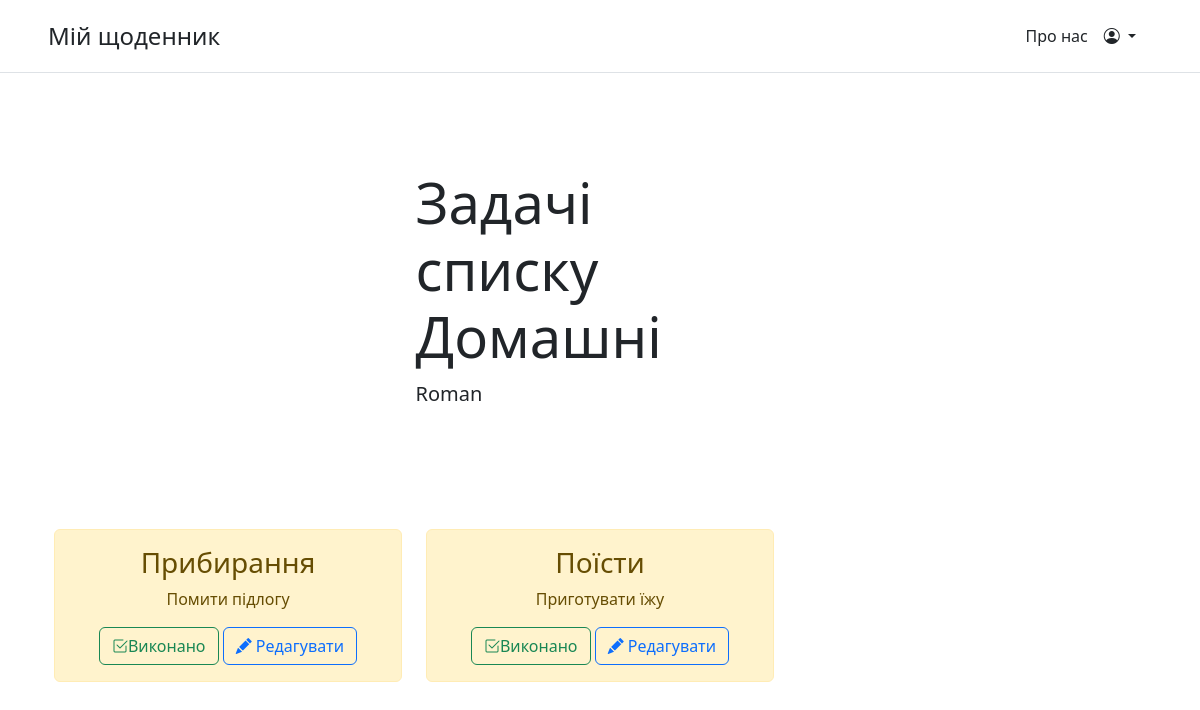
The app's page /task_in_list?tasklist_id=8 (signed in) with its own data.
### main/models.py (models this page shows, shortened)
class Task(models.Model):
    tasklist = models.ForeignKey(TaskList, on_delete=models.CASCADE, default=1)
    title = models.CharField('Назва', max_length=100)
    task = models.TextField('Завдання')
    class Meta:
        verbose_name = 'Завдання'
        verbose_name_plural = 'Всі завдання'

### main/views.py (the view, shortened to what this page needs)
# urls.py: path('task_in_list', views.view_tasks, name='task_in_list'),
def view_tasks(request):
    if request.GET['tasklist_id'] == 'all':
        tasks = Task.objects.filter(tasklist__user=request.user.id)
        current_tasklist = 'Всі задачі'
    else:
        tasks = Task.objects.filter(tasklist__user=request.user.id, tasklist__id = int(request.GET['tasklist_id']))
        current_tasklist = TaskList.objects.get(id = int(request.GET['tasklist_id'])).name
    context = {
        'title': f'Задачі списку {current_tasklist}',
        'tasks': tasks,
        'user': request.user,
        'mode': 'task'
    }
    return render(request,'main/index.html', context)

### main/templates/main/index.html (shortened to what this page needs)
{% extends 'main/base.html' %}
{% block content %}
    <div class="col-md-5 p-lg-5 mx-auto my-5">
      <h1 class="display-4 fw-normal">{{title}}</h1>
      <p class="lead fw-normal">{{ user.username }}</p>
    </div>
    {% if tasks %}
        {% if mode == 'task' %}
            {% if False %}
            <div class="container">
                {% for elem in tasks %}
                    <div class="alert alert-warning mt-2">
                        <h3>{{elem.title}}</h3>
                        <p>{{elem.task}}</p>
                        <form method="post">
                            {% csrf_token %}
                            <button class="btn btn-outline-success" id="success" value="{{elem.id}}" name="success"><i class="bi bi-check2-square"></i>Виконано</button>
                            <button class="btn btn-outline-primary" id="edit" value="{{elem.id}}" name="edit"><i class="bi bi-pencil-fill"></i> Редагувати</button>
                        </form>
                    </div>
                {% endfor %}
            {% elif True %}
                <div class="container text-center">
                  <div class="row row-cols-3">
                        {% for elem in tasks %}
                      <div class="col">
                        <div class="alert alert-warning mt-2">
                            <h3>{{elem.title}}</h3>
                            <p>{{elem.task}}</p>
                        <form method="post">
                            <button class="btn btn-outline-success" id="success1" value="{{elem.id}}" name="success"><i class="bi bi-check2-square"></i>Виконано</button>
                            <button class="btn btn-outline-primary" id="edit1" value="{{elem.id}}" name="edit"><i class="bi bi-pencil-fill"></i> Редагувати</button>
                        </form>
                    </div>
                      </div>
                {% endfor %}
                  </div>
                </div>
            {% endif %}
            </div>
        {% else %}
            <div class="container">
            <h3>Йой, щось не так</h3>
        {% endif %}
    {% else %}
        <div class="container">
            <h3>На сьогодні завдань немає</h3>
        </div>
    {% endif %}
{% endblock %}

### records on screen
Task: title "Прибирання", task "Помити підлогу", {{ elem.id }} 39 (drawn)
Task: title "Поїсти", task "Приготувати їжу", {{ elem.id }} 40 (drawn)

### other values on screen
{{ title }} "Задачі списку Домашні"
{{ user.username }} "Roman"
